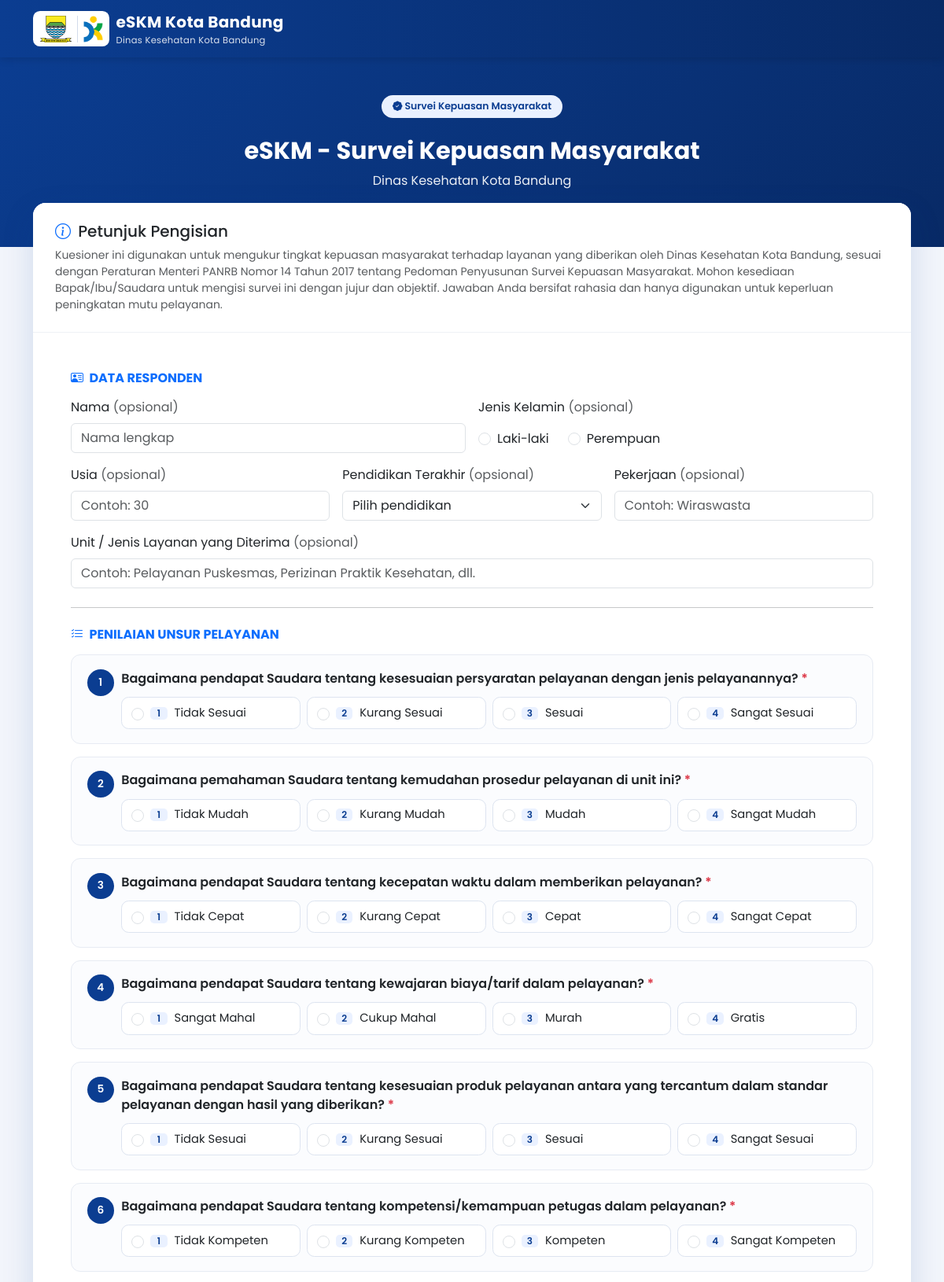
The page / (upper part) on the database its author committed.
### tables this page shows
CREATE TABLE `tb_pengaturan` (
  `id` INT(11) NOT NULL AUTO_INCREMENT,
  `nama_instansi` VARCHAR(150) NOT NULL,
  `nama_layanan` VARCHAR(150) DEFAULT NULL,
  `alamat` VARCHAR(255) DEFAULT NULL,
  `kepala_instansi` VARCHAR(150) DEFAULT NULL,
  `nip_kepala` VARCHAR(50) DEFAULT NULL,
  `logo` VARCHAR(150) DEFAULT NULL,
  `deskripsi_survei` TEXT,
  `updated_at` DATETIME DEFAULT NULL,
  PRIMARY KEY (`id`)
);

CREATE TABLE `tb_unsur` (
  `id` INT(11) NOT NULL AUTO_INCREMENT,
  `kode` VARCHAR(5) NOT NULL,
  `pertanyaan` TEXT NOT NULL,
  `urutan` INT(11) NOT NULL DEFAULT 0,
  PRIMARY KEY (`id`),
  UNIQUE KEY `kode` (`kode`)
);

CREATE TABLE `tb_unsur_pilihan` (
  `id` INT(11) NOT NULL AUTO_INCREMENT,
  `unsur_id` INT(11) NOT NULL,
  `nilai` TINYINT(1) NOT NULL,
  `label` VARCHAR(100) NOT NULL,
  PRIMARY KEY (`id`),
  KEY `unsur_id` (`unsur_id`),
  CONSTRAINT `fk_pilihan_unsur` FOREIGN KEY (`unsur_id`) REFERENCES `tb_unsur` (`id`) ON DELETE CASCADE
);

### application/controllers/Survey.php (called while the page is built, shortened)
<?php
class Survey extends Public_Controller
{
	public function __construct()
	{
		parent::__construct();
		$this->load->model('Survey_model');
	}
	public function index()
	{
		$data['pengaturan'] = $this->pengaturan;
		$data['unsur_list'] = $this->Survey_model->get_unsur_dengan_pilihan();
		$data['pendidikan_list'] = $this->daftar_pendidikan();
		$data['old'] = $this->session->flashdata('old_input');
		$data['errors'] = $this->session->flashdata('errors');
		$this->load->view('survey/form', $data);
	}
	protected function daftar_pendidikan()
	{
		return array(
			'SD ke bawah', 'SLTP/Sederajat', 'SLTA/Sederajat',
			'D1/D2/D3', 'S1', 'S2 ke atas',
		);
	}
}

### index.php (called while the page is built, shortened)
<?php
require_once BASEPATH.'core/CodeIgniter.php';

### application/models/Pengaturan_model.php (called while the page is built, shortened)
<?php
class Pengaturan_model extends CI_Model
{
	public function get_pengaturan()
	{
		$row = $this->db->get('tb_pengaturan')->row_array();
		return $row;
	}
}

### application/core/MY_Controller.php (called while the page is built, shortened)
<?php
class Public_Controller extends CI_Controller
{
	public function __construct()
	{
		$this->pengaturan = $this->Pengaturan_model->get_pengaturan();
	}
}

### application/models/Survey_model.php (called while the page is built, shortened)
<?php
class Survey_model extends CI_Model
{
	public function get_unsur_dengan_pilihan()
	{
		$unsur_list = $this->db->order_by('urutan', 'ASC')->get('tb_unsur')->result_array();
		foreach ($unsur_list as &$unsur) {
			$unsur['pilihan'] = $this->db
				->where('unsur_id', $unsur['id'])
				->order_by('nilai', 'ASC')
				->get('tb_unsur_pilihan')
				->result_array();
		}
		return $unsur_list;
	}
}

### application/views/survey/form.php (the view, shortened to what this page needs)
<?php $this->load->view('templates/public_header', array('pengaturan' => $pengaturan)); ?>
<section class="hero-skm">
	<div class="container text-center">
		<span class="step-pill mb-3 d-inline-block"><i class="bi bi-patch-check-fill"></i> Survei Kepuasan Masyarakat</span>
		<h1 class="mt-2"><?= html_escape($pengaturan['nama_layanan']) ?></h1>
		<p class="mb-0 col-lg-8 mx-auto"><?= html_escape($pengaturan['nama_instansi']) ?></p>
	</div>
</section>
<div class="container">
	<div class="card card-form">
		<div class="card-header">
			<h5 class="mb-2"><i class="bi bi-info-circle text-primary me-1"></i> Petunjuk Pengisian</h5>
			<p class="text-muted mb-0 small">
				<?= isset($pengaturan['deskripsi_survei']) ? nl2br(html_escape($pengaturan['deskripsi_survei'])) : 'Mohon isi survei berikut dengan jujur berdasarkan pengalaman pelayanan yang Anda terima.' ?>
			</p>
		</div>
		<div class="card-body p-4 p-md-5">
			<?= form_open('survei/kirim', array('id' => 'formSurvei')) ?>
				<h6 class="text-uppercase text-primary fw-bold mb-3"><i class="bi bi-person-vcard me-1"></i> Data Responden</h6>
				<div class="row g-3 mb-4">
					<div class="col-md-6">
						<label class="form-label">Nama <span class="text-muted">(opsional)</span></label>
						<input type="text" name="nama" maxlength="150" class="form-control"
							value="<?= isset($old['nama']) ? html_escape($old['nama']) : '' ?>"
							placeholder="Nama lengkap">
					</div>
					<div class="col-md-6">
						<label class="form-label">Jenis Kelamin <span class="text-muted">(opsional)</span></label>
						<div class="d-flex gap-4 pt-2">
							<div class="form-check">
								<input class="form-check-input" type="radio" name="jenis_kelamin" id="jkL" value="L"
									<?= (isset($old['jenis_kelamin']) && $old['jenis_kelamin'] === 'L') ? 'checked' : '' ?>>
								<label class="form-check-label" for="jkL">Laki-laki</label>
							</div>
							<div class="form-check">
								<input class="form-check-input" type="radio" name="jenis_kelamin" id="jkP" value="P"
									<?= (isset($old['jenis_kelamin']) && $old['jenis_kelamin'] === 'P') ? 'checked' : '' ?>>
								<label class="form-check-label" for="jkP">Perempuan</label>
							</div>
						</div>
					</div>
					<div class="col-md-4">
						<label class="form-label">Usia <span class="text-muted">(opsional)</span></label>
						<input type="number" name="usia" min="1" max="119" class="form-control"
							value="<?= isset($old['usia']) ? html_escape($old['usia']) : '' ?>" placeholder="Contoh: 30">
					</div>
					<div class="col-md-4">
						<label class="form-label">Pendidikan Terakhir <span class="text-muted">(opsional)</span></label>
						<select name="pendidikan" class="form-select">
							<option value="">Pilih pendidikan</option>
						</select>
					</div>
					<div class="col-md-4">
						<label class="form-label">Pekerjaan <span class="text-muted">(opsional)</span></label>
						<input type="text" name="pekerjaan" maxlength="100" class="form-control"
							value="<?= isset($old['pekerjaan']) ? html_escape($old['pekerjaan']) : '' ?>" placeholder="Contoh: Wiraswasta">
					</div>
					<div class="col-12">
						<label class="form-label">Unit / Jenis Layanan yang Diterima <span class="text-muted">(opsional)</span></label>
						<input type="text" name="unit_layanan" maxlength="150" class="form-control"
							value="<?= isset($old['unit_layanan']) ? html_escape($old['unit_layanan']) : '' ?>"
							placeholder="Contoh: Pelayanan Puskesmas, Perizinan Praktik Kesehatan, dll.">
					</div>
				</div>
				<hr class="my-4">
				<h6 class="text-uppercase text-primary fw-bold mb-3"><i class="bi bi-list-check me-1"></i> Penilaian Unsur Pelayanan</h6>
				<?php foreach ($unsur_list as $i => $unsur): ?>
					<div class="unsur-block">
						<div class="d-flex align-items-start">
							<span class="badge-unsur"><?= $i + 1 ?></span>
							<div class="flex-grow-1">
								<label class="form-label fw-semibold mb-0"><?= html_escape($unsur['pertanyaan']) ?> <span class="text-danger">*</span></label>
								<div class="opsi-jawaban">
									<?php foreach ($unsur['pilihan'] as $pilihan): ?>
										<?php $rid = 'jwb-' . $unsur['id'] . '-' . $pilihan['nilai']; ?>
										<div class="form-check opsi-item">
											<input class="form-check-input" type="radio" required
												name="jawaban[<?= $unsur['id'] ?>]"
												id="<?= $rid ?>"
												value="<?= $pilihan['nilai'] ?>"
												<?= (isset($old['jawaban'][$unsur['id']]) && (int) $old['jawaban'][$unsur['id']] === (int) $pilihan['nilai']) ? 'checked' : '' ?>>
											<label class="form-check-label" for="<?= $rid ?>">
												<span class="opsi-nilai"><?= $pilihan['nilai'] ?></span>
												<?= html_escape($pilihan['label']) ?>
											</label>
										</div>
									<?php endforeach; ?>
								</div>
							</div>
						</div>
					</div>
				<?php endforeach; ?>
			<?= form_close() ?>
		</div>
	</div>
</div>
<?php $this->load->view('templates/public_footer', array('pengaturan' => $pengaturan)); ?>

### application/views/templates/public_header.php (shortened to what this page needs)
<!DOCTYPE html>
<html lang="id">
<head>
<link href="https://cdn.jsdelivr.net/npm/bootstrap@5.3.3/dist/css/bootstrap.min.css" rel="stylesheet">
<link href="https://cdn.jsdelivr.net/npm/bootstrap-icons@1.11.3/font/bootstrap-icons.css" rel="stylesheet">
</head>
<body>
<nav class="navbar navbar-skm navbar-dark sticky-top">
	<div class="container">
		<a class="navbar-brand d-flex align-items-center gap-2" href="<?= base_url('survei') ?>">
			<span class="brand-logo">
				<img src="<?= base_url("assets/img/lambang-bandung.svg") ?>" alt="Lambang Kota Bandung">
				<img src="<?= base_url("assets/img/logo-dinkes.png") ?>" alt="Logo Dinas Kesehatan Kota Bandung">
			</span>
			<span>
				eSKM Kota Bandung
				<small><?= isset($pengaturan['nama_instansi']) ? html_escape($pengaturan['nama_instansi']) : '' ?></small>
			</span>
		</a>
	</div>
</nav>

### application/views/templates/public_footer.php (shortened to what this page needs)
</body>
</html>

### application/views/templates/public_header.php (style rules this page uses)
:root { --skm-primary:#0b3d91; --skm-primary-dark:#082a66; --skm-accent:#00a651; --skm-bg:#f2f5fb; }
body { font-family:'Poppins',sans-serif; background:var(--skm-bg); color:#1c2733; }
.navbar-skm { background:linear-gradient(90deg,var(--skm-primary),var(--skm-primary-dark)); box-shadow:0 2px 10px rgba(0,0,0,.15); }
.navbar-skm .navbar-brand { color:#fff; font-weight:700; letter-spacing:.3px; }
.navbar-skm .navbar-brand small { display:block; font-weight:400; font-size:.72rem; opacity:.85; }
.navbar-skm .brand-logo { display:flex; align-items:center; gap:.45rem; background:#fff; border-radius:.55rem; padding:.35rem .55rem; flex:none; }
.navbar-skm .brand-logo img { height:34px; width:auto; display:block; }
.hero-skm { background:linear-gradient(135deg,var(--skm-primary) 0%,var(--skm-primary-dark) 100%); color:#fff; padding:3rem 0 4.5rem; position:relative; }
.hero-skm h1 { font-weight:700; font-size:1.9rem; }
.hero-skm p { opacity:.92; }
.card-form { border:none; border-radius:1rem; box-shadow:0 15px 40px rgba(11,61,145,.15); margin-top:-3.5rem; position:relative; z-index:2; }
.card-form .card-header { background:#fff; border-bottom:1px solid #eef1f6; border-radius:1rem 1rem 0 0; padding:1.5rem 1.75rem; }
.badge-unsur { display:inline-flex; align-items:center; justify-content:center; width:2.1rem; height:2.1rem; border-radius:50%; background:var(--skm-primary); color:#fff; font-weight:600; font-size:.85rem; margin-right:.6rem; flex:none; }
.unsur-block { border:1px solid #e7ebf3; border-radius:.75rem; padding:1.1rem 1.25rem; margin-bottom:1rem; background:#fbfcfe; }
.opsi-jawaban { display:grid; grid-template-columns:repeat(auto-fit,minmax(180px,1fr)); gap:.5rem; margin-top:.7rem; }
.opsi-item { margin:0; min-height:100%; background:#fff; border:1px solid #dde4f0; border-radius:.6rem; padding:.6rem .8rem .6rem 2.25rem; transition:border-color .15s, background .15s, box-shadow .15s; }
.opsi-item .form-check-input { margin-top:.2rem; cursor:pointer; }
.opsi-item .form-check-label { cursor:pointer; font-size:.92rem; line-height:1.35; display:block; }
.opsi-item .opsi-nilai { display:inline-block; min-width:1.35rem; margin-right:.3rem; padding:0 .25rem; border-radius:.3rem; background:#eaf1ff; color:var(--skm-primary); font-size:.75rem; font-weight:600; text-align:center; }
.step-pill { background:#eaf1ff; color:var(--skm-primary); border-radius:2rem; padding:.3rem .9rem; font-size:.78rem; font-weight:600; }

### rows shown on the page
tb_pengaturan: nama_instansi "Dinas Kesehatan Kota Bandung", nama_layanan "eSKM - Survei Kepuasan Masyarakat", deskripsi_survei "Kuesioner ini digunakan untuk mengukur tingkat kepuasan masyarakat terhadap layanan yang diberikan oleh Dinas Kesehatan Kota Bandung, sesuai dengan Peraturan Menteri PANRB Nomor 14 Tahun 2017 tentang Pedoman Penyusunan Survei Kepuasan Masyarakat. Mohon kesediaan Bapak/Ibu/Saudara untuk mengisi survei ini dengan jujur dan objektif. Jawaban Anda bersifat rahasia dan hanya digunakan untuk keperluan peningkatan mutu pelayanan."
tb_unsur: pertanyaan "Bagaimana pendapat Saudara tentang kesesuaian persyaratan pelayanan dengan jenis pelayanannya?", id "☐ 1 Tidak Sesuai", id "☐ 2 Kurang Sesuai", id "☐ 3 Sesuai", id "☐ 4 Sangat Sesuai"
tb_unsur_pilihan: nilai "1", label "Tidak Sesuai"
tb_unsur_pilihan: nilai "2", label "Kurang Sesuai"
tb_unsur_pilihan: nilai "3", label "Sesuai"
tb_unsur_pilihan: nilai "4", label "Sangat Sesuai"
tb_unsur: pertanyaan "Bagaimana pemahaman Saudara tentang kemudahan prosedur pelayanan di unit ini?", id "☐ 1 Tidak Mudah", id "☐ 2 Kurang Mudah", id "☐ 3 Mudah", id "☐ 4 Sangat Mudah"
tb_unsur_pilihan: nilai "1", label "Tidak Mudah"
tb_unsur_pilihan: nilai "2", label "Kurang Mudah"
tb_unsur_pilihan: nilai "3", label "Mudah"
tb_unsur_pilihan: nilai "4", label "Sangat Mudah"
tb_unsur: pertanyaan "Bagaimana pendapat Saudara tentang kecepatan waktu dalam memberikan pelayanan?", id "☐ 1 Tidak Cepat", id "☐ 2 Kurang Cepat", id "☐ 3 Cepat", id "☐ 4 Sangat Cepat"
tb_unsur_pilihan: nilai "1", label "Tidak Cepat"
tb_unsur_pilihan: nilai "2", label "Kurang Cepat"
tb_unsur_pilihan: nilai "3", label "Cepat"
tb_unsur_pilihan: nilai "4", label "Sangat Cepat"
tb_unsur: pertanyaan "Bagaimana pendapat Saudara tentang kewajaran biaya/tarif dalam pelayanan?", id "☐ 1 Sangat Mahal", id "☐ 2 Cukup Mahal", id "☐ 3 Murah", id "☐ 4 Gratis"
tb_unsur_pilihan: nilai "1", label "Sangat Mahal"
tb_unsur_pilihan: nilai "2", label "Cukup Mahal"
tb_unsur_pilihan: nilai "3", label "Murah"
tb_unsur_pilihan: nilai "4", label "Gratis"
tb_unsur: pertanyaan "Bagaimana pendapat Saudara tentang kesesuaian produk pelayanan antara yang tercantum dalam standar pelayanan dengan hasil yang diberikan?", id "☐ 1 Tidak Sesuai", id "☐ 2 Kurang Sesuai", id "☐ 3 Sesuai", id "☐ 4 Sangat Sesuai"
tb_unsur_pilihan: nilai "1", label "Tidak Sesuai"
tb_unsur_pilihan: nilai "2", label "Kurang Sesuai"
tb_unsur_pilihan: nilai "3", label "Sesuai"
tb_unsur_pilihan: nilai "4", label "Sangat Sesuai"
tb_unsur: pertanyaan "Bagaimana pendapat Saudara tentang kompetensi/kemampuan petugas dalam pelayanan?", id "☐ 1 Tidak Kompeten", id "☐ 2 Kurang Kompeten", id "☐ 3 Kompeten", id "☐ 4 Sangat Kompeten"
tb_unsur_pilihan: nilai "1", label "Tidak Kompeten"
tb_unsur_pilihan: nilai "2", label "Kurang Kompeten"
tb_unsur_pilihan: nilai "3", label "Kompeten"
tb_unsur_pilihan: nilai "4", label "Sangat Kompeten"
